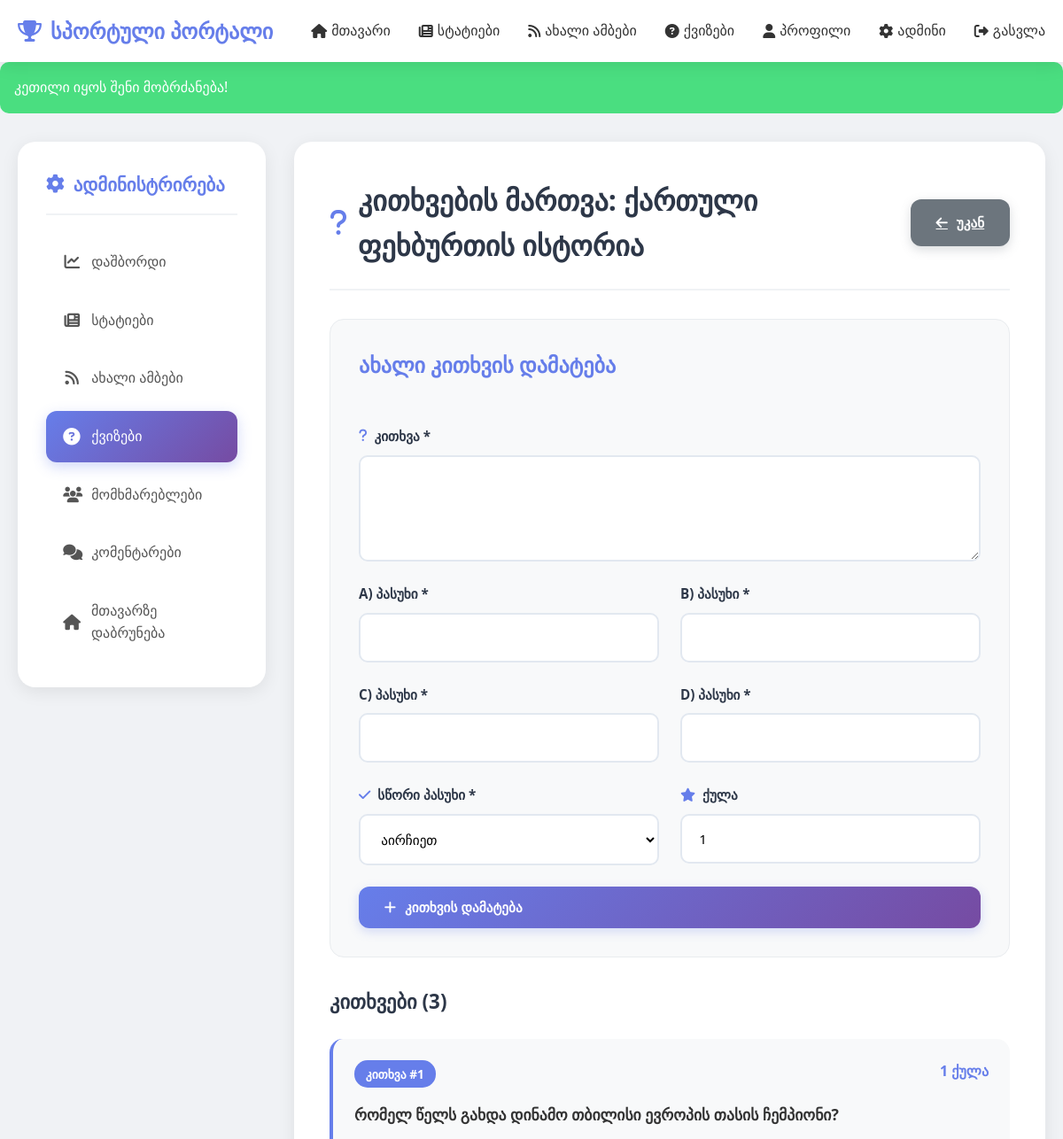
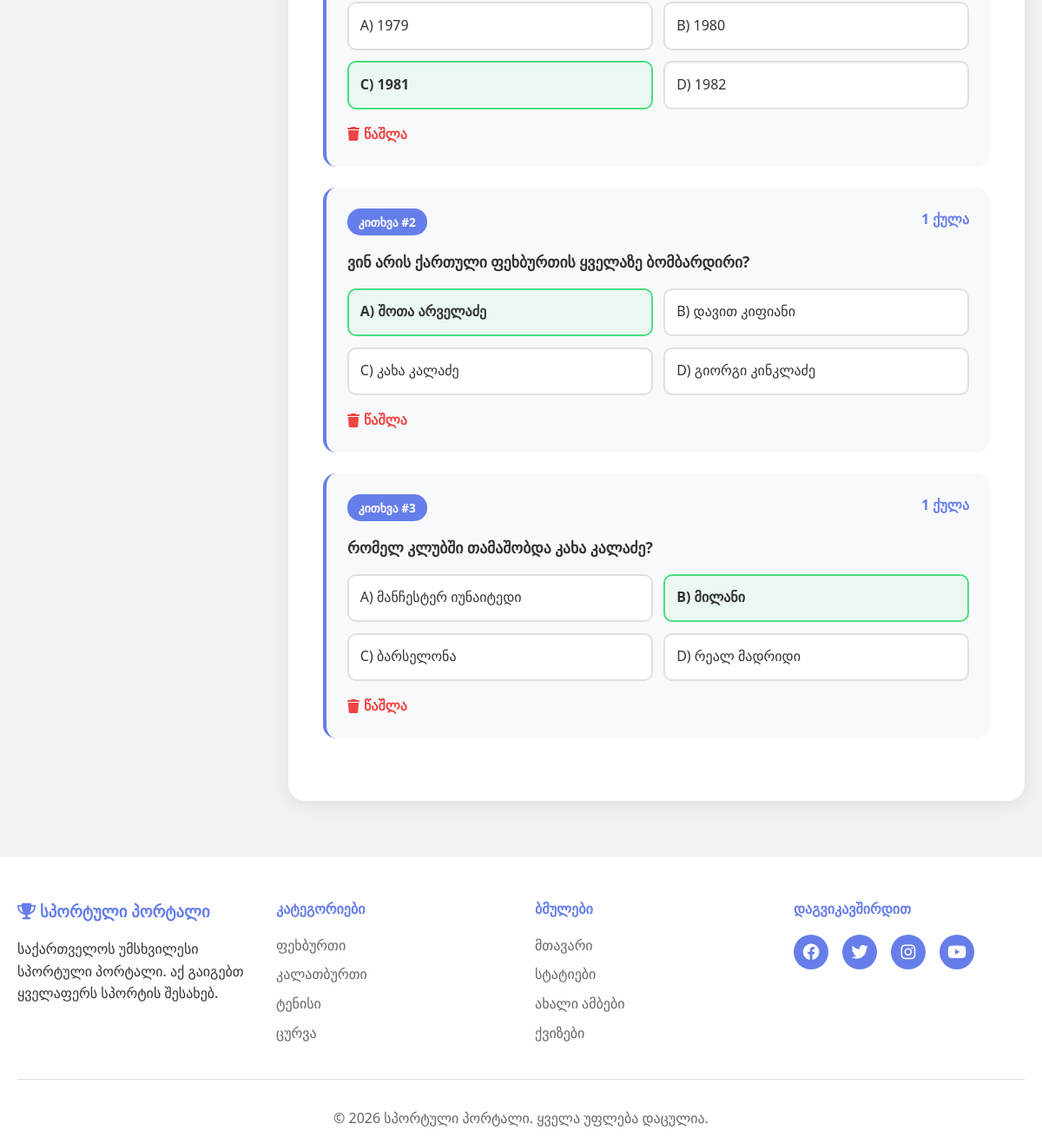
Screenshot of /admin/quizzes.php?manage=6 (signed in) with the database file from the repository (2 pictures, top to bottom).
### tables this page shows
CREATE TABLE `quizzes` (
  `id` int(11) NOT NULL,
  `user_id` int(11) NOT NULL,
  `title` varchar(200) NOT NULL,
  `description` text DEFAULT NULL,
  `category` varchar(50) DEFAULT NULL,
  `difficulty` enum('მარტივი','საშუალო','რთული') DEFAULT 'საშუალო',
  `time_limit` int(11) DEFAULT 0,
  `created_at` timestamp NOT NULL DEFAULT current_timestamp()
);

CREATE TABLE `quiz_questions` (
  `id` int(11) NOT NULL,
  `quiz_id` int(11) NOT NULL,
  `question` text NOT NULL,
  `option_a` varchar(200) NOT NULL,
  `option_b` varchar(200) NOT NULL,
  `option_c` varchar(200) NOT NULL,
  `option_d` varchar(200) NOT NULL,
  `correct_answer` enum('A','B','C','D') NOT NULL,
  `points` int(11) DEFAULT 1
);

### admin/quizzes.php (the view, shortened to what this page needs)
<?php
require_once '../config/database.php';
require_once '../includes/functions.php';
$manage_quiz = null;
$quiz_questions = [];
if (isset($_GET['manage']) && is_numeric($_GET['manage'])) {
    $quiz_id = $_GET['manage'];
    $stmt = $pdo->prepare("SELECT * FROM quizzes WHERE id = ?");
    $stmt->execute([$quiz_id]);
    $manage_quiz = $stmt->fetch();
    if ($manage_quiz) {
        $stmt = $pdo->prepare("SELECT * FROM quiz_questions WHERE quiz_id = ? ORDER BY id");
        $stmt->execute([$quiz_id]);
        $quiz_questions = $stmt->fetchAll();
    }
}
include '../includes/header.php';
?>
<link rel="stylesheet" href="../css/admin_style.css">
<div class="container">
    <div class="admin-wrapper">
        <aside class="admin-sidebar">
            <h3><i class="fas fa-cog"></i> ადმინისტრირება</h3>
            <nav class="admin-nav">
                <a href="index.php"><i class="fas fa-chart-line"></i> დაშბორდი</a>
                <a href="articles.php"><i class="fas fa-newspaper"></i> სტატიები</a>
                <a href="news.php"><i class="fas fa-rss"></i> ახალი ამბები</a>
                <a href="quizzes.php" class="active"><i class="fas fa-question-circle"></i> ქვიზები</a>
                <a href="users.php"><i class="fas fa-users"></i> მომხმარებლები</a>
                <a href="comments.php"><i class="fas fa-comments"></i> კომენტარები</a>
                <a href="../index.php"><i class="fas fa-home"></i> მთავარზე დაბრუნება</a>
            </nav>
        </aside>
        <main class="admin-content">
            <?php if ($manage_quiz): ?>
            <div class="admin-header">
                <h1><i class="fas fa-question"></i> კითხვების მართვა: <?php echo clean_input($manage_quiz['title']); ?></h1>
                <a href="quizzes.php" class="admin-btn admin-btn-secondary">
                    <i class="fas fa-arrow-left"></i> უკან
                </a>
            </div>
            <div class="admin-form-container">
                <form method="POST" class="admin-form">
                    <h2>ახალი კითხვის დამატება</h2>
                    <div class="form-group">
                        <label><i class="fas fa-question"></i> კითხვა *</label>
                        <textarea name="question" rows="3" required></textarea>
                    </div>
                    <div class="form-row">
                        <div class="form-group">
                            <label>A) პასუხი *</label>
                            <input type="text" name="option_a" required>
                        </div>
                        <div class="form-group">
                            <label>B) პასუხი *</label>
                            <input type="text" name="option_b" required>
                        </div>
                    </div>
                    <div class="form-row">
                        <div class="form-group">
                            <label>C) პასუხი *</label>
                            <input type="text" name="option_c" required>
                        </div>
                        <div class="form-group">
                            <label>D) პასუხი *</label>
                            <input type="text" name="option_d" required>
                        </div>
                    </div>
                    <div class="form-row">
                        <div class="form-group">
                            <label><i class="fas fa-check"></i> სწორი პასუხი *</label>
                            <select name="correct_answer" required>
                                <option value="">აირჩიეთ</option>
                            </select>
                        </div>
                        <div class="form-group">
                            <label><i class="fas fa-star"></i> ქულა</label>
                            <input type="number" name="points" value="1" min="1" required>
                        </div>
                    </div>
                    <button type="submit" class="admin-btn">
                        <i class="fas fa-plus"></i> კითხვის დამატება
                    </button>
                </form>
            </div>
            <div class="admin-section">
                <h2>კითხვები (<?php echo count($quiz_questions); ?>)</h2>
                <?php if (empty($quiz_questions)): ?>
                <p class="no-data">ჯერ არ არის დამატებული კითხვები</p>
                <?php else: ?>
                <div class="questions-list">
                    <?php foreach ($quiz_questions as $index => $q): ?>
                    <div class="question-item">
                        <div class="question-header">
                            <span class="question-num">კითხვა #<?php echo $index + 1; ?></span>
                            <span class="question-points"><?php echo $q['points']; ?> ქულა</span>
                        </div>
                        <h4><?php echo clean_input($q['question']); ?></h4>
                        <div class="question-options">
                            <div class="option <?php echo $q['correct_answer'] === 'A' ? 'correct' : ''; ?>">
                                A) <?php echo clean_input($q['option_a']); ?>
                            </div>
                            <div class="option <?php echo $q['correct_answer'] === 'B' ? 'correct' : ''; ?>">
                                B) <?php echo clean_input($q['option_b']); ?>
                            </div>
                            <div class="option <?php echo $q['correct_answer'] === 'C' ? 'correct' : ''; ?>">
                                C) <?php echo clean_input($q['option_c']); ?>
                            </div>
                            <div class="option <?php echo $q['correct_answer'] === 'D' ? 'correct' : ''; ?>">
                                D) <?php echo clean_input($q['option_d']); ?>
                            </div>
                        </div>
                        <a href="quizzes.php?delete_question=<?php echo $q['id']; ?>&quiz_id=<?php echo $manage_quiz['id']; ?>"
                           class="delete-question-btn"
                           onclick="return confirm('დარწმუნებული ხართ?');">
                            <i class="fas fa-trash"></i> წაშლა
                        </a>
                    </div>
                    <?php endforeach; ?>
                </div>
                <?php endif; ?>
            </div>
            <?php endif; ?>
        </main>
    </div>
</div>
<?php include '../includes/footer.php'; ?>

### css/style.css (style rules this page uses)
* { margin: 0; padding: 0; box-sizing: border-box; }
html { scroll-behavior: smooth; scroll-padding-top: 120px; }
body { font-family: 'Segoe UI', Tahoma, Geneva, Verdana, sans-serif; line-height: 1.6; color: #333; background: linear-gradient(135deg, #667eea 0%, #764ba2 100%); min-height: 100vh; }
.container { max-width: 1200px; margin: 0 auto; padding: 0 20px; }

### css/admin_style.css (style rules this page uses)
body.admin-page { background: #f0f2f5; }
.admin-wrapper { display: grid; grid-template-columns: 280px 1fr; gap: 2rem; margin-top: 2rem; min-height: calc(100vh - 200px); }
.admin-sidebar { background: white; padding: 2rem; border-radius: 20px; box-shadow: 0 5px 20px rgba(0,0,0,0.08); height: fit-content; position: sticky; top: 100px; }
.admin-sidebar h3 { color: #667eea; margin-bottom: 1.5rem; display: flex; align-items: center; gap: 10px; font-size: 1.3rem; padding-bottom: 1rem; border-bottom: 2px solid #f0f2f5; }
.admin-nav { display: flex; flex-direction: column; gap: 0.5rem; }
.admin-nav a { padding: 1rem 1.2rem; color: #555; text-decoration: none; border-radius: 12px; transition: all 0.3s; display: flex; align-items: center; gap: 12px; font-weight: 500; position: relative; overflow: hidden; }
.admin-nav a i { width: 20px; text-align: center; font-size: 1.1rem; transition: all 0.3s; }
.admin-nav a.active { background: linear-gradient(135deg, #667eea, #764ba2); color: white; box-shadow: 0 5px 15px rgba(102, 126, 234, 0.3); }
.admin-nav a.active i { transform: scale(1.1); }
.admin-content { background: white; padding: 2.5rem; border-radius: 20px; box-shadow: 0 5px 20px rgba(0,0,0,0.08); }
.admin-content h1 { color: #2d3748; margin-bottom: 2rem; font-size: 2rem; display: flex; align-items: center; gap: 12px; }
.admin-content h1 i { color: #667eea; }
.admin-header { display: flex; justify-content: space-between; align-items: center; margin-bottom: 2rem; padding-bottom: 1.5rem; border-bottom: 2px solid #f0f2f5; }
.admin-header h1 { margin: 0; }
.admin-btn { background: linear-gradient(135deg, #667eea, #764ba2); color: white; padding: 0.9rem 1.8rem; border: none; border-radius: 12px; cursor: pointer; font-weight: 600; display: inline-flex; align-items: center; gap: 10px; transition: all 0.3s; font-size: 0.95rem; box-shadow: 0 4px 12px rgba(102, 126, 234, 0.25); }
.admin-btn-secondary { background: #6c757d; box-shadow: 0 4px 12px rgba(108, 117, 125, 0.25); }
.admin-form-container { background: #f8f9fa; padding: 2rem; border-radius: 16px; margin-bottom: 2rem; border: 1px solid #e9ecef; }
.admin-form h2 { color: #667eea; margin-bottom: 1.5rem; font-size: 1.5rem; }
.admin-form { display: flex; flex-direction: column; gap: 1.5rem; }
.form-row { display: grid; grid-template-columns: 1fr 1fr; gap: 1.5rem; }
.form-group { display: flex; flex-direction: column; gap: 0.6rem; }
.form-group label { font-weight: 600; color: #2d3748; display: flex; align-items: center; gap: 8px; font-size: 0.95rem; }
.form-group label i { color: #667eea; }
.form-group input, .form-group textarea, .form-group select { padding: 1rem 1.2rem; border: 2px solid #e2e8f0; border-radius: 10px; font-size: 0.95rem; transition: all 0.3s; background: white; font-family: inherit; }
.form-group textarea { resize: vertical; min-height: 120px; line-height: 1.6; }
.admin-section { margin-bottom: 2rem; }
.admin-section h2 { color: #2d3748; margin-bottom: 1.5rem; display: flex; align-items: center; gap: 10px; font-size: 1.4rem; }
.questions-list { display: flex; flex-direction: column; gap: 1.5rem; }
.question-item { background: #f8f9fa; padding: 1.5rem; border-radius: 16px; border-left: 4px solid #667eea; }
.question-header { display: flex; justify-content: space-between; margin-bottom: 1rem; }
.question-num { background: #667eea; color: white; padding: 0.4rem 0.9rem; border-radius: 20px; font-size: 0.85rem; font-weight: 600; }
.question-points { color: #667eea; font-weight: 600; }
.question-item h4 { color: #2d3748; margin-bottom: 1rem; font-size: 1.1rem; }
.question-options { display: grid; grid-template-columns: 1fr 1fr; gap: 0.8rem; margin-bottom: 1rem; }
.option { padding: 0.8rem; background: white; border-radius: 10px; border: 2px solid #e2e8f0; }
.option.correct { border-color: #48bb78; background: rgba(72, 187, 120, 0.1); font-weight: 600; }
.delete-question-btn { display: inline-flex; align-items: center; gap: 5px; color: #f56565; text-decoration: none; font-weight: 600; transition: all 0.3s; }
.admin-content { animation: fadeIn 0.5s ease; }

### rows the page displays
quizzes: title "ქართული ფეხბურთის ისტორია"
quiz_questions: points "1", question "რომელ წელს გახდა დინამო თბილისი ევროპის თასის ჩემპიონი?", option_a "1979", option_b "1980", option_c "1981", option_d "1982"
quiz_questions: points "1", question "ვინ არის ქართული ფეხბურთის ყველაზე ბომბარდირი?", option_a "შოთა არველაძე", option_b "დავით კიფიანი", option_c "კახა კალაძე", option_d "გიორგი კინკლაძე"
quiz_questions: points "1", question "რომელ კლუბში თამაშობდა კახა კალაძე?", option_a "მანჩესტერ იუნაიტედი", option_b "მილანი", option_c "ბარსელონა", option_d "რეალ მადრიდი"

### other values shown
SITE_NAME "სპორტული პორტალი"
clean_input($_SESSION['message']) "კეთილი იყოს შენი მობრძანება!"
count($quiz_questions) "3"
